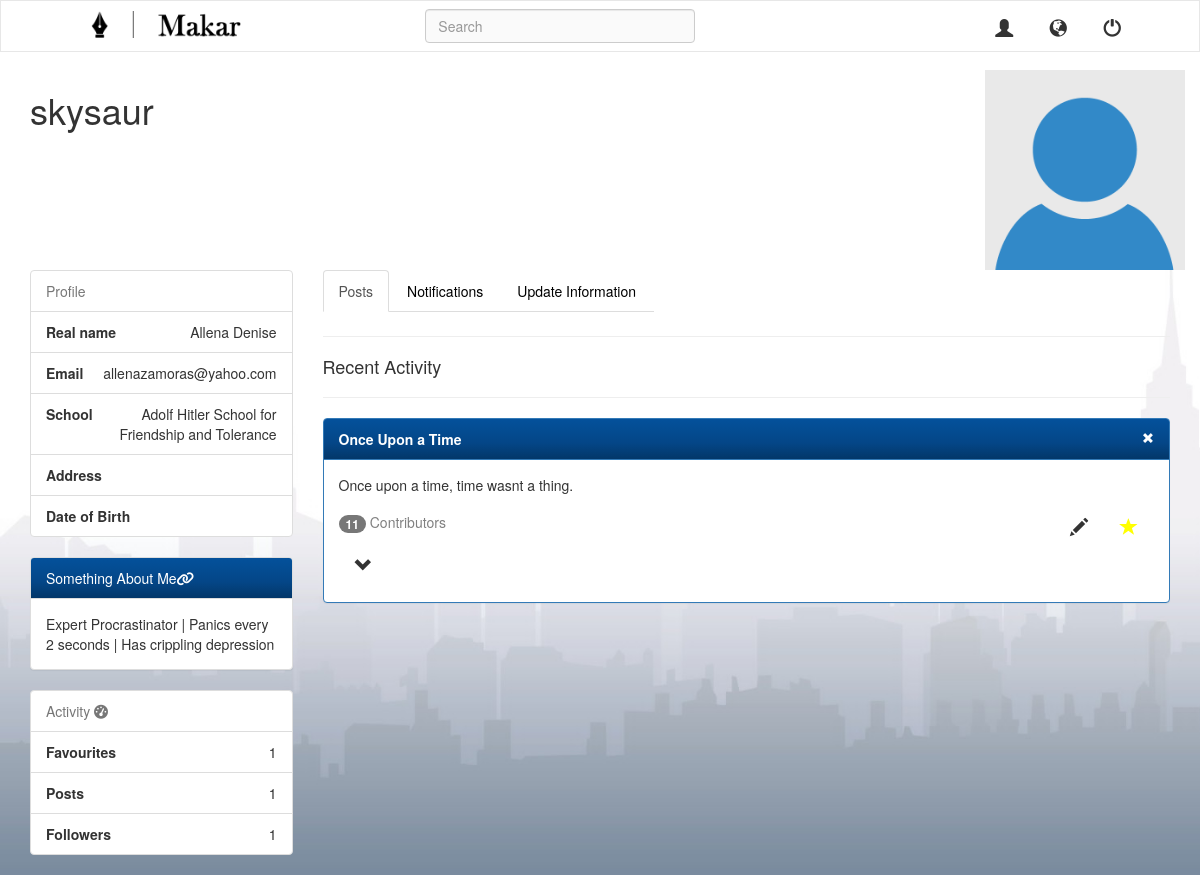
The app's page /profile.php (signed in) with its own data.
### tables this page shows
CREATE TABLE `users` (
  `user_id` int(11) NOT NULL,
  `name` varchar(50) DEFAULT NULL,
  `username` varchar(50) NOT NULL,
  `email` varchar(50) DEFAULT NULL,
  `password` varchar(50) DEFAULT NULL,
  `address` varchar(50) DEFAULT NULL,
  `school` varchar(50) DEFAULT NULL,
  `dob` date DEFAULT NULL,
  `about` varchar(150) DEFAULT NULL,
  `profile_pic` varchar(50) DEFAULT 'default.png'
);

CREATE TABLE `post` (
  `post_id` int(11) NOT NULL,
  `post_title` varchar(70) DEFAULT NULL,
  `post` varchar(170) DEFAULT NULL,
  `no_contri` int(11) DEFAULT '0',
  `author_id` int(11) DEFAULT NULL,
  `pdate` datetime DEFAULT CURRENT_TIMESTAMP
);

### profile.php (the view, shortened to what this page needs)
<!DOCTYPE html>
<html lang="en">
<head>
    <link rel="stylesheet" type="text/css" href="dist/css/bootstrap.min.css">
    <link rel="stylesheet" href="css/animate.css">
</head>
<body>
    <div class='container-fluid'>
      <?php
  		require("navbar.php");
  		if(isset($_GET['id'])){
        		$id = $_GET['id'];
        	}else{
        		$id = $_SESSION['user_id'];
        	}
          $query = mysqli_query($conn,"SELECT * FROM users WHERE user_id='{$id}'");
          $row = mysqli_fetch_assoc($query);
  	  ?>
      <div class="container animated fadeIn">
        <div class="row">
            <div class="col-sm-8" id="username"><h1><?php echo $row['username']?></h1>
            </div>
            <div class="col-sm-4 pull-right" id="prof_pic">
                <?php
                    if($row['profile_pic'] == ""){
                      echo "<img title='profile image' class='img-responsive' src='img/default.png' alt='Default Profile Pic'>";
                    } else {
                      echo "<img title='profile image' class='img-responsive img-thumbnail' src='img/".$row['profile_pic']."' alt='Profile Pic'>";
                    }
                    echo "<br>";
                ?>
            </div>
        </div>
        <div class="row">
          <div class="col-sm-3">
              <ul class="list-group">
                <li class="list-group-item text-muted">Profile</li>
                <li class='list-group-item text-right' id="name"><span class='pull-left'><strong>Real name</strong></span><?php echo $row["name"]?></li>
                <li class='list-group-item text-right' id='email'><span class='pull-left'><strong>Email</strong></span>
                  <?php if($row["email"]!=""){
                          echo $row["email"];
                        }else{
                          echo "&nbsp;&nbsp;&nbsp;&nbsp;";
                        }
                  ?>
                </li>
                <li class='list-group-item text-right' id='school'><span class='pull-left'><strong>School</strong></span>
                  <?php if($row["school"]!=""){
                          echo $row["school"];
                        }else{
                          echo "&nbsp;&nbsp;&nbsp;&nbsp;";
                        }
                  ?>
                </li>
                <li class='list-group-item text-right' id='address'><span class='pull-left'><strong>Address</strong></span>
                </li>
                <li class='list-group-item text-right' id='dob'><span class='pull-left'><strong>Date of Birth</strong></span>
                </li>
              </ul>
              <link rel="stylesheet" type="text/css" href="css/font-awesome.min.css">
              <div class="panel panel-default">
                <div class="panel-heading">Something About Me<i class="fa fa-link fa-1x"></i></div>
                <div class="panel-body" id="about"><?php echo $row["about"] ?></div>
              </div>
              <ul class="list-group">
                <li class="list-group-item text-muted">Activity <i class="fa fa-dashboard fa-1x"></i></li>
                <li class="list-group-item text-right" id="favourites"><span class="pull-left"><strong>Favourites</strong></span>
                  <?php
                    $favouritequery = mysqli_query($conn,"SELECT COUNT(post_id) FROM favourite WHERE user_id='{$row['user_id']}'");
                    $favouritecount = mysqli_fetch_row($favouritequery);
                    echo $favouritecount[0];
                  ?>
                </li>
                <li class="list-group-item text-right" id="posts"><span class="pull-left"><strong>Posts</strong></span>
                  <?php
                    $postquery = mysqli_query($conn,"SELECT COUNT(post_id) FROM post WHERE author_id='{$row['user_id']}'");
                    $postcount = mysqli_fetch_row($postquery);
                    echo $postcount[0];
                  ?>
                </li>
                <li class="list-group-item text-right" id="followers"><span class="pull-left"><strong>Followers</strong></span>
                  <?php
                    $followerquery = mysqli_query($conn,"SELECT COUNT(follower_id) FROM followers WHERE user_id='{$row['user_id']}'");
                    $followercount = mysqli_fetch_row($followerquery);
                    echo ($followercount[0]-1);
                  ?>
                </li>
              </ul>
          </div>
          <div class="col-sm-9">
              <ul class="nav nav-tabs" id="myTab">
                <li class="active"><a href="#post" data-toggle="tab">Posts</a></li>
                <li><a href="#notification" <?php if($id!=$_SESSION["user_id"]){ echo "class='hidden'"; } ?> data-toggle="tab">Notifications</a></li>
                <li><a href="#update" <?php if($id!=$_SESSION["user_id"]){ echo "class='hidden'"; } ?> data-toggle="tab">Update Information</a></li>
              </ul>
              <div class="tab-content">
                 <div class="tab-pane active" id="post">
                     <hr>
                      <h4>Recent Activity</h4>
                      <hr>
  				   	 <?php
                  require("connectdb.php");
                  $qpost = "SELECT * FROM post WHERE author_id='{$id}' ORDER BY pdate DESC";
                  $posts = mysqli_query($conn, $qpost);
                  if($posts->num_rows > 0){
                    while($post = $posts->fetch_assoc()){
                      echo '<div class="panel panel-primary">
                              <div class="panel-heading"><strong>'.$post["post_title"].'</strong><small class="edit white"><span class="glyphicon glyphicon-remove remove" aria-hidden="true" aria-label="down"></span></small>
                              </div>
                              <input type="hidden" value="'.$post["author_id"].'">
                              <div class="panel-body">
                            <p>'.$post["post"].'</p>
                            <div class="row">
                              <div class="col-lg-4">
                                <h5 class="contri"><span class="badge">'.$post["no_contri"].'</span> Contributors</h5>
                                <button type="button" class="btn btn-default btn-lg comments">
                                  <span class="glyphicon glyphicon-chevron-down" aria-hidden="true" aria-label="down"></span>
                                </button>
                              </div>
                              <div class="col-lg-4 col-lg-offset-4 editing">
                                <input type="hidden" value="'.$post["post_id"].'">
                                <button type="button" class="btn btn-default btn-lg edit favourite">
                                  <span class="glyphicon glyphicon-star" aria-hidden="true" aria-label="favourite" id="i'.$post["post_id"].'"></span>
                                </button>
                                <button type="button" class="btn btn-default btn-lg edit add_c" data-toggle="modal" data-target="#contribute">
                                  <span class="glyphicon glyphicon-pencil" aria-hidden="true" aria-label="pencil"></span>
                                </button>
                              </div>
                            </div>
                            <ul class="list-group contributionpane">';
                      echo"</ul>
                        </div>
                        </div>";
                    }
                  }
                ?>
                 </div>
              </div>
          </div>
        </div>
      </div>
    </div>
</body>
</html>

### navbar.php (shortened to what this page needs)
<div class='row navi'>
			<nav class="navbar navbar-default">
				<div class="container-fluid" id="container">
					<div class="navbar-header">
						<div class="col-lg-12">
							<div class="col-lg-2">
								<a class="navbar-brand" href="homepage.php">
									<img id="logo" src="img/logo1.png">
								</a>
							</div>
							<div class="nav col-lg-3 col-lg-offset-2 col-md-offset-1">
								<form method="POST" action="search.php" class="navbar-form" role="search">
									<input name="search" id="search" type="text" class="form-control" placeholder="Search">
								</form>
							</div>
							<div class="nav col-lg-2 col-lg-offset-3 col-md-offset-1" id="options">
								<a class="btn btn-default btn-lg" href="profile.php"><span class="glyphicon glyphicon-user" aria-hidden="true" aria-label="User"></span></a>
								<div class="dropdown" style="display:inline;">
									<button type="button" class="btn btn-default btn-lg dropdown-toggle" id="notif" data-toggle="dropdown">
										<span class="glyphicon glyphicon-globe" aria-hidden="true" aria-label="Notifications"></span>
									</button>
								</div>
								<a class="btn btn-default btn-lg" href="logout.php"><span class="glyphicon glyphicon-off" aria-hidden="true" aria-label="Log-out"></span></a>
							</div>
						</div>
					</div>
				</div>
			</nav>
		</div>

### profile.php (style rules this page uses)
body { background-image: url("img/website-background.jpg"); background-attachment: fixed; background-size: cover; margin: 0px; }
.nav, .navbar-form, .btn { display: inline-block; }
.navi { height: 70px; }
.navbar { min-width: 100%; position: fixed; z-index: 1; border-radius: 0px; }
.navbar-default { background-color: #ffffff; }
.navbar-header, #container { width: 100%; height: 50px; }
.navbar-brand { padding-top: 10px; padding-left: 60px }
.form-control { background-color: #fafafa; width: 300px; !important }
.btn-default { border: 0px; }
.edit { float: right; }
.contri { color: gray; }
#logo { width: 150px; }
#search { width: 270px; }
#options { margin-top: 5px; }
a { color: black; }
.panel-heading,.btn-primary { background-image: linear-gradient(#04519b,#044687 60%,#033769); color: #fff !important; }
#prof_pic { height: 200px; width: 200px; padding: 0; }
.white { color: white; }
.glyphicon-star { color: rgb(0, 0, 0); }

### records on screen
users: username "skysaur", name "Allena Denise", email "allenazamoras@yahoo.com", school "Adolf Hitler School for Friendship and Tolerance", about "Expert Procrastinator | Panics every 2 seconds | Has crippling depression"
post: post_title "Once Upon a Time", post "Once upon a time, time wasnt a thing.", no_contri "11"

### other values on screen
$favouritecount[0] "1"
$postcount[0] "1"
$followercount[0]-1 "1"
